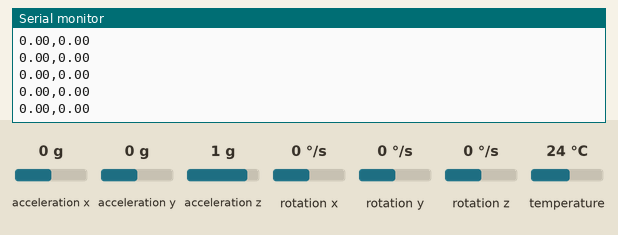
The sketch below on a simulated Arduino Uno, built with avr-gcc and run on an emulated ATmega328P. Parts: the last lines printed to the serial monitor. The inputs (shaded band) are chosen by the test bench; at power-on: acceleration x 0 g, acceleration y 0 g, acceleration z 1 g, rotation x 0 °/s, rotation y 0 °/s, rotation z 0 °/s, temperature 24 °C.

Above: at 1.2 s.
1.3 s: acceleration x set to -1.4 g
At 1.34 s:
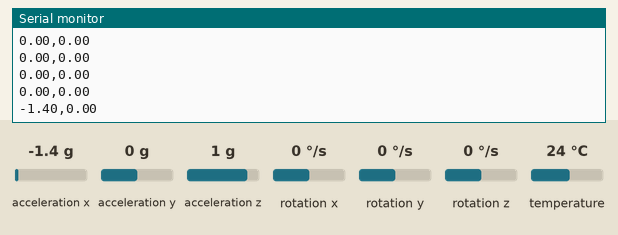
2.8 s: acceleration y set to -1.4 g
At 2.83 s:
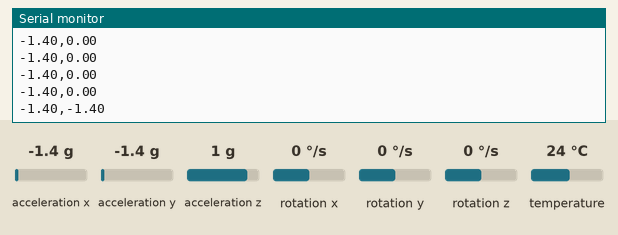
4.3 s: acceleration x set to -0.8 g
At 4.32 s:
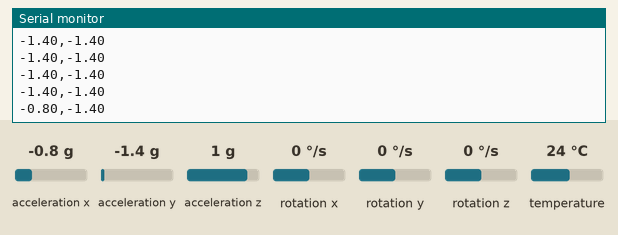
Timing chart, 0 to 7.3 s (numbered marks = the images above; inputs shaded):
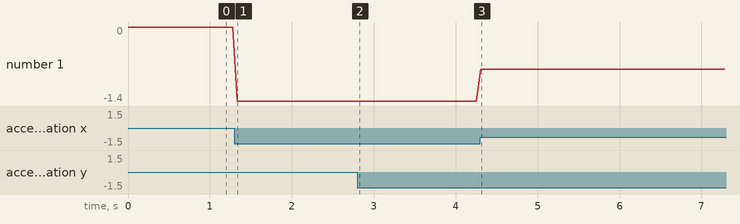

The sketch:

test1.ino
```cpp
#include <Adafruit_MPU6050.h>
#include <Adafruit_Sensor.h>
#include <Wire.h>
float Ax;
float Ay;

Adafruit_MPU6050 mpu;

void setup() {
  // put your setup code here, to run once:
  Serial.begin(115200);
  mpu.begin();
  Serial.println("MPU6050 Started!");
  mpu.setAccelerometerRange(MPU6050_RANGE_2_G);
  mpu.setFilterBandwidth(MPU6050_BAND_21_HZ);


}

void loop() {
  // put your main code here, to run repeatedly:
  sensors_event_t a, g, temp;
  mpu.getEvent(&a, &g, &temp);
  Ax=a.acceleration.x/9.81;
  Ay=a.acceleration.y/9.81;

  Serial.print(Ax);
  Serial.print(',');
  Serial.println(Ay);

  delay(50);

}
```

Measured:
- after the input at 1.3 s, the serial monitor: prints a new line at once (image 1)
- after the input at 2.8 s, the serial monitor: prints a new line at once (image 2)
- after the input at 4.3 s, the serial monitor: prints a new line at once (image 3)
- plotted number 1: 0 → -1.4 after the input at 1.3 s, -1.4 → -0.8 after the input at 4.3 s
